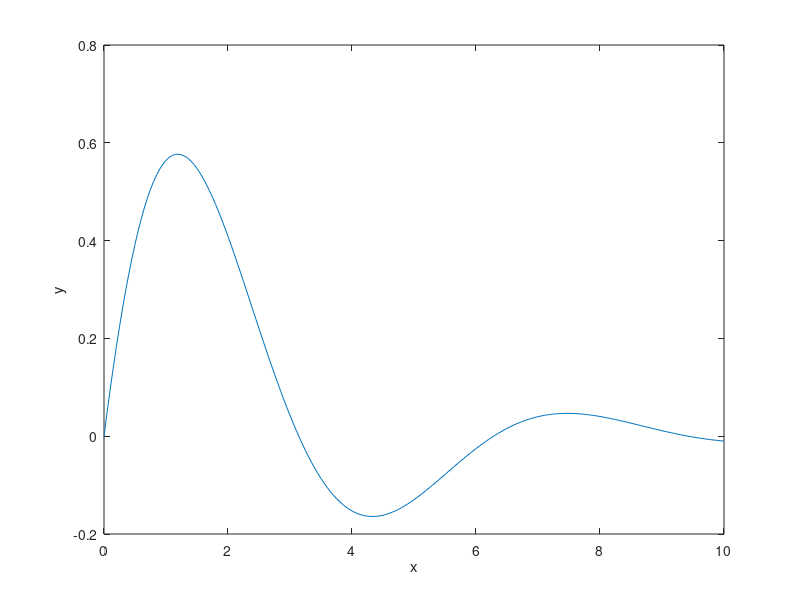

Reproduce this figure in MATLAB.
% f2_1 same as L2_1 
% Copyright S. Nakamura, 1995
set(gcf, 'NumberTitle','off','Name', 'Figure 2.1;  List 2.1 or List 2.2')

clear,clf,hold off
x = 0:0.05:10;
y=sin(x).*exp(-0.4*x);
plot(x,y)
xlabel('x'); ylabel('y')
